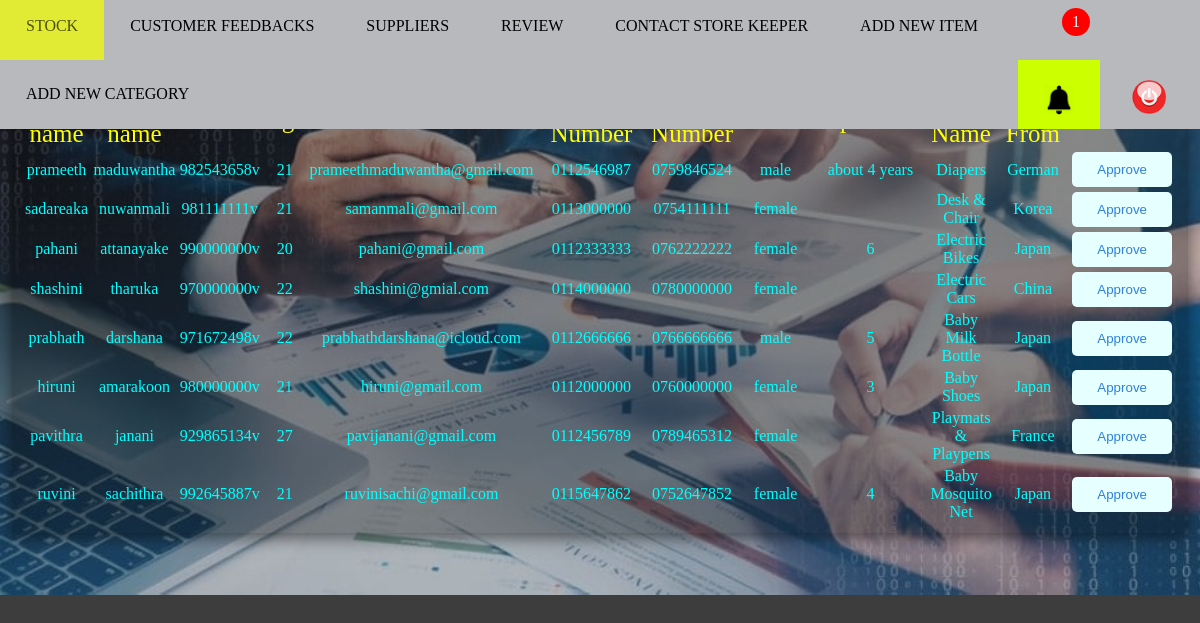
Page /manager/Mnew_supplier_rqst.php (signed in) on the committed database.
### tables this page shows
CREATE TABLE IF NOT EXISTS `new_suppliers` (
  `fname` text NOT NULL,
  `lname` text NOT NULL,
  `id` text NOT NULL,
  `age` text NOT NULL,
  `email` text NOT NULL,
  `fixed_tp` text NOT NULL,
  `mobile_tp` text NOT NULL,
  `sex` text NOT NULL,
  `ex_year` text NOT NULL,
  `goods` varchar(200) NOT NULL,
  `import_from` text NOT NULL,
  `username` text NOT NULL,
  `password` text NOT NULL
);

### manager/Mnew_supplier_rqst.php (the view, shortened to what this page needs)
<?php require_once('connection.php'); ?>
<?php
	$data="SELECT * FROM new_suppliers";
	$result=mysqli_query($con,$data);
?>
<html>
<head>
	<link rel="stylesheet" href="Mall_css.css" type="text/css">
	<link rel="stylesheet" href="Mnew_supplier_rqst_css.css" type="text/css">
</head>
<body bgcolor="#3d3d3d">
	<div class="container">
		<div class="nav">
				<ul class="link_list_for_others" style="z-index: 1">
					<li class="nav_li"><a href="Mone_by_one_stock.php?id=100"> STOCK </a></li>
				 	<li class="nav_li"><a href="Mcusfeed.php"> CUSTOMER FEEDBACKS </a></li>
				 	<li class="nav_li"><a href="Msuppliers.php"> SUPPLIERS </a></li>
				 	<li class="nav_li" id="dropdown">
  					     <a> REVIEW </a>
				 	</li>
					<li class="nav_li"><a href="M_sk_contact.php"> CONTACT STORE KEEPER </a></li>
					<li class="nav_li"><a href="add_item.php"> ADD NEW ITEM </a></li>
					<li class="nav_li"><a href="M_add_category.php"> ADD NEW CATEGORY </a></li>
				 	<li class="nav_li" style="float: right">
				 		<a href="logout_session.php">
				 			<img class="logoutB" src="../images/logout.png">
				 		</a>
				 	</li>
				 	<li class="nav_li" id="dropdown1" style="float: right">
				 		<a class="active" >
				 			 <img class="notimage" src="../images/noti.png">
				 		</a>
				 				  <span id="notifi">
				 		  				1
						 		  </span>
				 	</li>
				</ul>
		</div>
			<div class="middle">
				<img src="../images/reg.jpg" class="inventory_image">
				<div>
					<table border="0" cellspacing="0px" cellpadding="2px" width="90%" class="suppplier_table">
						<tr>
							<td  class="columns">First name</td>
							<td class="columns">Last name</td>
							<td class="columns">NIC</td>
							<td class="columns">Age</td>
							<td class="columns">Email</td>
							<td class="columns">Telephone Number</td>
							<td class="columns">Mobile Number</td>
							<td class="columns">Gender</td>
							<td class="columns">experience</td>
							<td class="columns">Item Name</td>
							<td class="columns">Import From</td>
							<td></td>
							<td></td>
						</tr>
						<?php
						while($row=mysqli_fetch_assoc($result)){
							$fn=$row['fname'];
							$ln=$row['lname'];
							$id=$row['id'];
							$age=$row['age'];
							$email=$row['email'];
							$tn=$row['fixed_tp'];
							$mn=$row['mobile_tp'];
							$sex=$row['sex'];
							$ex=$row['ex_year'];
							$in=$row['goods'];
							$imp=$row['import_from'];
						?>
						<tr>
							<td>
								<?php
									echo '<p align=center class=itemname> ' .$fn. '</p>';
								?>
							</td>
							<td>
								<?php
									echo '<p align=center class=itemname> ' .$ln. '</p>';
								?>
							</td>
							<td>
								<?php
									echo '<p align=center class=itemname> ' .$id. '</p>';
								?>
							</td>
							<td>
								<?php
									echo '<p align=center class=itemname> ' .$age. '</p>';
								?>
							</td>
							<td>
								<?php
									echo '<p align=center class=itemname> ' .$email. '</p>';
								?>
							</td>
							<td>
								<?php
									echo '<p align=center class=itemname> ' .$tn. '</p>';
								?>
							</td>
							<td>
								<?php
									echo '<p align=center class=itemname> ' .$mn. '</p>';
								?>
							</td>
							<td>
								<?php
									echo '<p align=center class=itemname> ' .$sex. '</p>';
								?>
							</td>
							<td>
								<?php
									echo '<p align=center class=itemname> ' .$ex. '</p>';
								?>
							</td>
							<td>
								<?php
									echo '<p align=center class=itemname> ' .$in. '</p>';
								?>
							</td>
							<td>
								<?php
									echo '<p align=center class=itemname> ' .$imp. '</p>';
								?>
							</td>
							<td>
									<?php echo "<a href =apply_request.php?id='".$id."' > <button id=btn name=dlt> Approve </button> </a>";  ?>
							</td>
						</tr>
					<?php
					}
					?>
					</table>
				</div>
			</div>
	</div>
</body>
</html>

### manager/Mall_css.css (style rules this page uses)
body { margin:0; padding:0; background-size:cover; background-position:center; }
.nav { position: fixed; width: 100%; z-index: 1; }
#btn { padding: 10px 25px; background-color: #e6ffff; color:#2f80de; border: 0px; border-radius: 5px; cursor: pointer; }
.link_list_for_others { list-style-type: none; background-color: #b7b9bd; margin-top: -8px; margin-bottom:2px; padding: 0; overflow: hidden; width: 100%; top:0; }
.nav_li a { display: block; color: black; text-align: center; padding: 25px 26px; text-decoration: none; }
.nav_li { float: left; }
.active { background-color: #ccff00; }
.notimage { margin-bottom: -11px; width: 30px; }
.LogoutB { margin-top: -5px; margin-bottom: -15px; width: 48px; }
#notifi { position: absolute; top: 8px; right: 110px; padding: 5px 10px; border-radius: 50%; background-color: red; color: white; }

### manager/Mnew_supplier_rqst_css.css (style rules this page uses)
.suppplier_table { position: absolute; text-align: center; top: 10%; width:98%; right: 1%; background:rgba(0,0,0,.3); box-sizing:border-box; padding:10px; box-shadow:0 5px 15px rgba(0,0,0,.5); color: aqua; }
.columns { font-size: 25px; color: yellow; background color:yellow; }
.inventory_image { width:109%; position: fixed; opacity: 0.7; }

### rows in the picture
new_suppliers: fname "prameeth", lname "maduwantha", id "982543658v", age "21", email "prameethmaduwantha@gmail.com", fixed_tp "0112546987", mobile_tp "0759846524", sex "male", ex_year "about 4 years", goods "Diapers", import_from "German"
new_suppliers: fname "sadareaka", lname "nuwanmali", id "981111111v", age "21", email "samanmali@gmail.com", fixed_tp "0113000000", mobile_tp "0754111111", sex "female", goods "Desk & Chair", import_from "Korea"
new_suppliers: fname "pahani", lname "attanayake", id "990000000v", age "20", email "pahani@gmail.com", fixed_tp "0112333333", mobile_tp "0762222222", sex "female", ex_year "6", goods "Electric Bikes", import_from "Japan"
new_suppliers: fname "shashini", lname "tharuka", id "970000000v", age "22", email "shashini@gmial.com", fixed_tp "0114000000", mobile_tp "0780000000", sex "female", goods "Electric Cars", import_from "China"
new_suppliers: fname "prabhath", lname "darshana", id "971672498v", age "22", email "prabhathdarshana@icloud.com", fixed_tp "0112666666", mobile_tp "0766666666", sex "male", ex_year "5", goods "Baby Milk Bottle", import_from "Japan"
new_suppliers: fname "hiruni", lname "amarakoon", id "980000000v", age "21", email "hiruni@gmail.com", fixed_tp "0112000000", mobile_tp "0760000000", sex "female", ex_year "3", goods "Baby Shoes", import_from "Japan"
new_suppliers: fname "pavithra", lname "janani", id "929865134v", age "27", email "pavijanani@gmail.com", fixed_tp "0112456789", mobile_tp "0789465312", sex "female", goods "Playmats & Playpens", import_from "France"
new_suppliers: fname "ruvini", lname "sachithra", id "992645887v", age "21", email "ruvinisachi@gmail.com", fixed_tp "0115647862", mobile_tp "0752647852", sex "female", ex_year "4", goods "Baby Mosquito Net", import_from "Japan"
